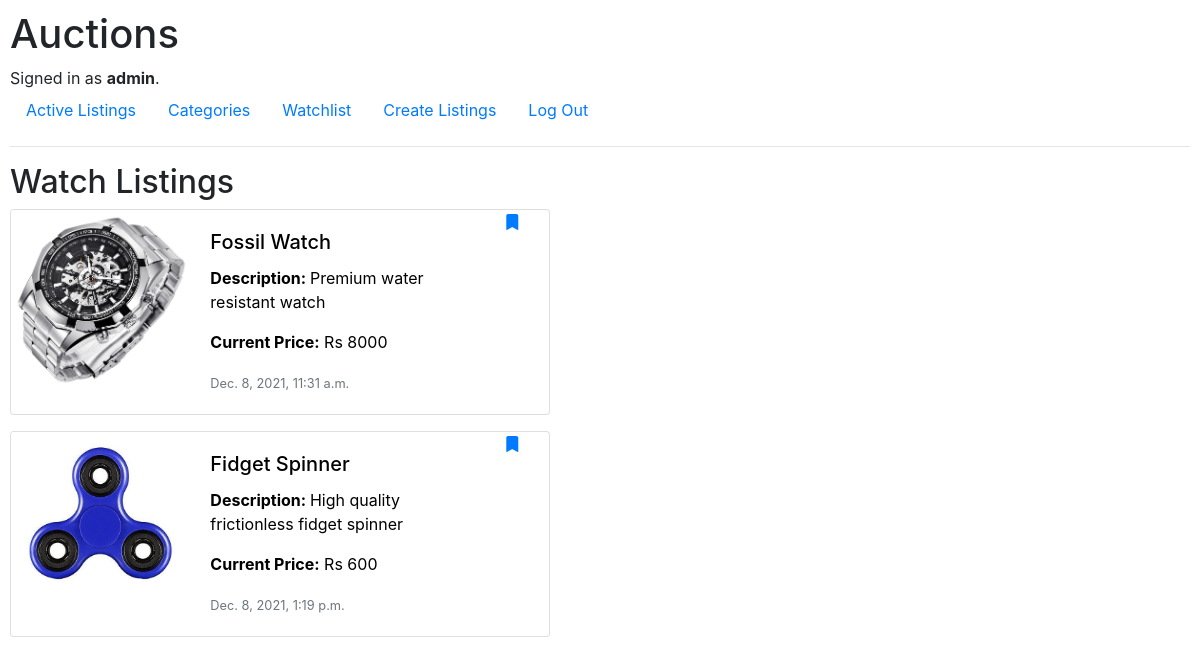
Screenshot of /watchlist (signed in) with the database file from the repository.
### auctions/models.py (models this page shows)
class User(AbstractUser):
    pass

class AuctionList(models.Model):
    Item = models.CharField(max_length=30)
    Item_current_price = models.IntegerField(default=0)
    Creator_name = models.CharField(max_length=30)
    Item_description = models.CharField(max_length=500)
    Created_date=models.DateTimeField()
    Item_photo = models.ImageField()
    Category=models.CharField(max_length=50,null=True)
    def __str__(self):
        return self.Item

### auctions/views.py (the view)
# urls.py: path("watchlist",views.watchlist,name="watchlist"),
def watchlist(request):
    if request.user.username is not '':
        user=User.objects.get(username=request.user.username)
        watchlist=Watchlist.objects.filter(user=user)
        bids=dict()
        Item_list=AuctionList.objects.all()
        for item in watchlist:
           bids[item.Item.Item]={"current_bid":Bids.objects.get(Item=item.Item).Item_price,
                        "bidder_name":Bids.objects.get(Item=item.Item).Bidder_name,
                        "Item":item.Item,
                        "Creator_name":item.Item.Creator_name,
                        "Category":item.Item.Category,
                        "isbookmarked":True,
                        "Item_description":item.Item.Item_description,
                        "Created_date":item.Item.Created_date,
                        "Item_photo":item.Item.Item_photo,
                        "Item_current_price":item.Item.Item_current_price
            }
        print(bids)
        return render(request, "auctions/watchlist.html",{
            "watchlist":bids,
            "Bids":bids
        })

### auctions/templates/auctions/watchlist.html
{% extends "auctions/layout.html" %}
{% block body %}
    <h2>Watch Listings</h2>
    {% for item,details in watchlist.items  %}
        <div class="card mb-3" style="max-width: 540px;" >
            <div class="row no-gutters">
            <div class="col-md-4">
                <img src={{details.Item_photo.url}} class="card-img" alt="...">
            </div>
            <div class="col-md-7">
                <a href="/{{item}}" style="text-decoration: none; color: #000;" >
                <div class="card-body">
                <h5 class="card-title">{{item}}</h5>
                <p class="card-text"><strong>Description: </strong>{{details.Item_description}}</p>
                <p class="card-text"><strong>Current Price:</strong> Rs {{details.Item_current_price}}</p>
                <p class="card-text"><small class="text-muted">{{details.Created_date}}</small></p>
            </div>
            </a>
            </div>
                <a href="/addwatchlist/{{item}}" >
                <div  class="watchicon" onclick="bookmark()" >
                    {% if details.isbookmarked %}
                         <i id="bookmarkicon{{item.Item}}" class="bi bi-bookmark-fill"  ></i>
                    {% else %}
                    <i id="bookmarkicon{{item.Item}}" class="bi bi-bookmark"  ></i>
                    {% endif %}
                </div>
                </a>
            </div>
        </div>
        {% empty %}
        <div class="alert alert-danger" role="alert">
            No Items!! please add to watchlist
          </div>
    {% endfor %}
{% endblock %}

### auctions/templates/auctions/layout.html (shortened to what this page needs)
{% load static %}
<!DOCTYPE html>
<html lang="en">
    <head>
        <link rel="stylesheet" href="https://stackpath.bootstrapcdn.com/bootstrap/4.4.1/css/bootstrap.min.css">
        <link href="{% static 'auctions/styles.css' %}" rel="stylesheet">
        <link rel="stylesheet" href="https://cdn.jsdelivr.net/npm/bootstrap-icons@1.7.2/font/bootstrap-icons.css">
    </head>
    <body>
        <h1>Auctions</h1>
        <div>
            {% if user.is_authenticated %}
                Signed in as <strong>{{ user.username }}</strong>.
            {% else %}
                Not signed in.
            {% endif %}
        </div>
        <ul class="nav">
            <li class="nav-item">
                <a class="nav-link" href="{% url 'index' %}">Active Listings</a>
            </li>
            <li class="nav-item">
                <a class="nav-link" href="{% url 'categories' %}">Categories</a>
            </li>
            {% if user.is_authenticated %}
                <li class="nav-item">
                    <a class="nav-link" href="{% url 'watchlist' %}">Watchlist</a>
                </li>
                <li class="nav-item">
                    <a class="nav-link" href="{% url 'createlisting' %}">Create Listings</a>
                </li>
                <li class="nav-item">
                    <a class="nav-link" href="{% url 'logout' %}">Log Out</a>
                </li>
            {% endif %}
        </ul>
        <hr>
        {% block body %}
        {% endblock %}
    </body>
</html>

### auctions/static/auctions/styles.css (style rules this page uses)
body { padding: 10px; }

### rows the page displays
User: username "admin"
AuctionList: shows a picture, Item "Fossil Watch", Item_description "Premium water resistant watch", Item_current_price "8000", Created_date "Dec. 8, 2021, 11:31 a.m."
AuctionList: shows a picture, Item "Fidget Spinner", Item_description "High quality frictionless fidget spinner", Item_current_price "600", Created_date "Dec. 8, 2021, 1:19 p.m."
